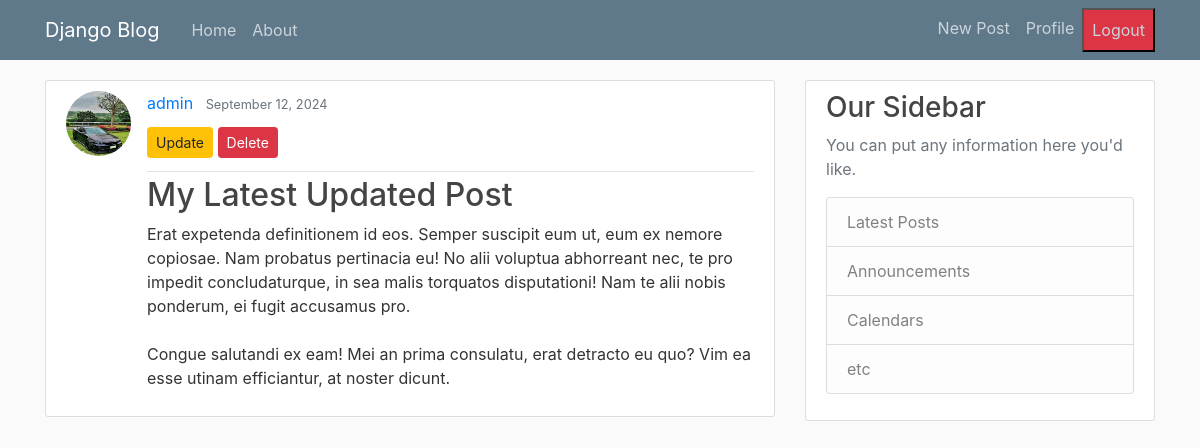
The app's page /post/32/ (signed in) with its own data.
### blog/models.py (models this page shows, shortened)
class Post(models.Model):
    title = models.CharField(max_length=70)
    content = models.TextField()
    date_posted = models.DateTimeField(default = timezone.now)
    author = models.ForeignKey(User, on_delete=models.CASCADE)

### users/models.py (models this page shows, shortened)
class Profile(models.Model):
    user = models.OneToOneField(User, on_delete=models.CASCADE)
    img = models.ImageField(default = 'default.JPG', upload_to='profile_pics')

### blog/views.py (the view)
# urls.py: path('post/<int:pk>/', PostDetailView.as_view(), name = 'post-detail'),
class PostDetailView(LoginRequiredMixin, DetailView):
    model = Post

### blog/templates/blog/post_detail.html
{% extends "blog/base.html" %}
{% block content %}
    <article class="media content-section">
        <img class="rounded-circle article-img" src="{{object.author.profile.img.url}}" alt="">
        <div class="media-body">
        <div class="article-metadata">
            <a class="mr-2" href="{% url 'user-posts' object.author.username %}">{{ object.author }}</a>
            <small class="text-muted">{{ object.date_posted | date:"F d, Y" }}</small>
            {% if object.author == user %}
                <div class='contianer mt-2 mb-2'>
                    <a href="{% url 'post-update' object.id %}" class='btn btn-warning btn-sm mb-1 mt-1'>Update</a>
                    <a href="{% url 'post-delete' object.id %}" class='btn btn-danger btn-sm mb-1 mt-1'>Delete</a>
                </div>
            {% endif %}
        </div>
        <h2 class="article-title">{{ object.title }}</h2>
        <p class="article-content">{{ object.content }}</p>
        </div>
    </article>
{% endblock content %}

### blog/static/blog/main.css (style rules this page uses)
body { background: #fafafa; color: #333333; margin-top: 5rem; }
h1, h2, h3, h4, h5, h6 { color: #444444; }
.content-section { background: #ffffff; padding: 10px 20px; border: 1px solid #dddddd; border-radius: 3px; margin-bottom: 20px; }
.article-title { color: #444444; }
.article-content { white-space: pre-line; }
.article-img { height: 65px; width: 65px; margin-right: 16px; }
.article-metadata { padding-bottom: 1px; margin-bottom: 4px; border-bottom: 1px solid #e3e3e3 }

### records on screen
Post: author.profile.img (picture), author "admin", date_posted "September 12, 2024", title "My Latest Updated Post", content "Erat expetenda definitionem id eos. Semper suscipit eum ut, eum ex nemore copiosae. Nam probatus pertinacia eu! No alii voluptua abhorreant nec, te pro impedit concludaturque, in sea malis torquatos disputationi! Nam te alii nobis ponderum, ei fugit accusamus pro. Congue salutandi ex eam! Mei an prima consulatu, erat detracto eu quo? Vim ea esse utinam efficiantur, at noster dicunt."
